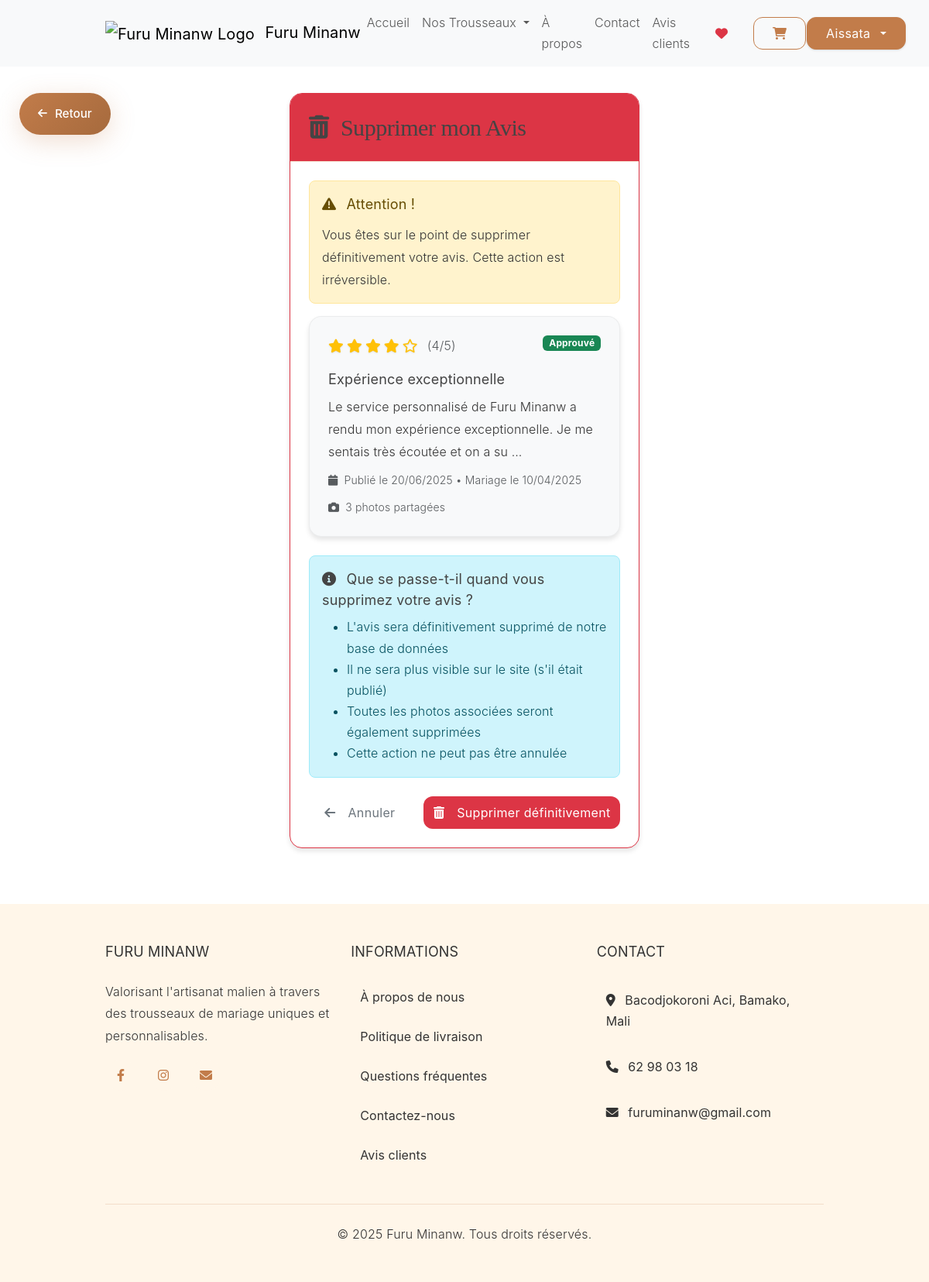
Screenshot of /compte/avis/1/supprimer/ (signed in) with the database file from the repository.
### utilisateurs/models.py (models this page shows, shortened)
class AvisClient(models.Model):
    STATUT_CHOICES = [
        ('en_attente', 'En attente de modération'),
        ('approuve', 'Approuvé'),
        ('rejete', 'Rejeté'),
    ]
    client = models.ForeignKey(User, on_delete=models.CASCADE, related_name='avis_donnes')
    note = models.IntegerField(
        validators=[MinValueValidator(1), MaxValueValidator(5)],
        verbose_name="Note (sur 5)"
    )
    titre = models.CharField(max_length=100, verbose_name="Titre de votre avis")
    contenu = models.TextField(
        max_length=500,
        verbose_name="Votre expérience",
        help_text="Partagez votre expérience (100-500 caractères)"
    )
    date_mariage = models.DateField(verbose_name="Date de votre mariage")
    statut = models.CharField(max_length=20, choices=STATUT_CHOICES, default='en_attente')
    afficher_accueil = models.BooleanField(default=False, verbose_name="Afficher sur la page d'accueil")
    commentaire_moderation = models.TextField(blank=True, verbose_name="Commentaire de modération")
    date_creation = models.DateTimeField(auto_now_add=True)
    date_modification = models.DateTimeField(auto_now=True)
    date_moderation = models.DateTimeField(null=True, blank=True)
    moderateur = models.ForeignKey(
        User,
        on_delete=models.SET_NULL,
        null=True,
        blank=True,
        related_name='avis_moderes'
    )
    class Meta:
        verbose_name = 'Avis client'
        verbose_name_plural = 'Avis clients'
        ordering = ['-date_creation']

### utilisateurs/views.py (the view)
# urls.py: path('avis/<int:avis_id>/supprimer/', views.supprimer_avis, name='supprimer_avis'),
@login_required
def supprimer_avis(request, avis_id):
    avis = get_object_or_404(AvisClient, id=avis_id, client=request.user)
    if request.method == 'POST':
        avis.delete()
        messages.success(request, 'Votre avis a été supprimé avec succès.')
        return redirect('utilisateurs:mes_avis')
    context = {
        'avis': avis,
        'titre': 'Supprimer mon Avis'
    }
    return render(request, 'utilisateurs/supprimer_avis.html', context)

### templates/utilisateurs/supprimer_avis.html (shortened to what this page needs)
{% extends 'base.html' %}
{% block content %}
<div class="container mt-4">
    <div class="row justify-content-center">
        <div class="col-md-6">
            <div class="card border-danger">
                <div class="card-header bg-danger text-white">
                    <h2 class="mb-0">
                        <i class="fas fa-trash-alt me-2"></i>
                        {{ titre }}
                    </h2>
                </div>
                <div class="card-body">
                    <div class="alert alert-warning">
                        <h5 class="alert-heading">
                            <i class="fas fa-exclamation-triangle me-2"></i>
                            Attention !
                        </h5>
                        <p class="mb-0">
                            Vous êtes sur le point de supprimer définitivement votre avis.
                            Cette action est irréversible.
                        </p>
                    </div>
                    <div class="card bg-light mb-4">
                        <div class="card-body">
                            <div class="d-flex justify-content-between align-items-start mb-2">
                                <div class="rating">
                                    {% for i in "12345" %}
                                        {% if forloop.counter <= avis.note %}
                                            <i class="fas fa-star text-warning"></i>
                                        {% else %}
                                            <i class="far fa-star text-warning"></i>
                                        {% endif %}
                                    {% endfor %}
                                    <span class="ms-2 text-muted">({{ avis.note }}/5)</span>
                                </div>
                                <span class="badge
                                    {% if avis.statut == 'en_attente' %}bg-warning text-dark
                                    {% elif avis.statut == 'approuve' %}bg-success
                                    {% else %}bg-danger{% endif %}">
                                    {{ avis.get_statut_display }}
                                </span>
                            </div>
                            <h6 class="mb-2">{{ avis.titre }}</h6>
                            <p class="mb-2">{{ avis.contenu|truncatewords:20 }}</p>
                            <small class="text-muted">
                                <i class="fas fa-calendar me-1"></i>
                                Publié le {{ avis.date_creation|date:"d/m/Y" }}
                                {% if avis.date_mariage %}
                                    • Mariage le {{ avis.date_mariage|date:"d/m/Y" }}
                                {% endif %}
                            </small>
                            {% if avis.photos.exists %}
                                <div class="mt-2">
                                    <small class="text-muted">
                                        <i class="fas fa-camera me-1"></i>
                                        {{ avis.photos.count }} photo{{ avis.photos.count|pluralize }} partagée{{ avis.photos.count|pluralize }}
                                    </small>
                                </div>
                            {% endif %}
                        </div>
                    </div>
                    <div class="alert alert-info">
                        <h6 class="mb-2">
                            <i class="fas fa-info-circle me-2"></i>
                            Que se passe-t-il quand vous supprimez votre avis ?
                        </h6>
                        <ul class="mb-0">
                            <li>L'avis sera définitivement supprimé de notre base de données</li>
                            <li>Il ne sera plus visible sur le site (s'il était publié)</li>
                            <li>Toutes les photos associées seront également supprimées</li>
                            <li>Cette action ne peut pas être annulée</li>
                        </ul>
                    </div>
                    <form method="post" class="mt-4">
                        <div class="d-grid gap-2 d-md-flex justify-content-md-end">
                            <a href="{% url 'utilisateurs:mes_avis' %}" class="btn btn-outline-secondary me-md-2">
                                <i class="fas fa-arrow-left me-2"></i>Annuler
                            </a>
                            <button type="submit" class="btn btn-danger"
                                    onclick="return confirm('Êtes-vous absolument certain de vouloir supprimer cet avis ? Cette action est irréversible.')">
                                <i class="fas fa-trash-alt me-2"></i>Supprimer définitivement
                            </button>
                        </div>
                    </form>
                </div>
            </div>
        </div>
    </div>
</div>
{% endblock %}

### templates/base.html (shortened to what this page needs)
<!DOCTYPE html>
<html lang="fr">
<head>
    <link href="https://cdn.jsdelivr.net/npm/bootstrap@5.3.0-alpha1/dist/css/bootstrap.min.css" rel="stylesheet">
    <link href="https://cdnjs.cloudflare.com/ajax/libs/font-awesome/6.0.0/css/all.min.css" rel="stylesheet">
    <link rel="stylesheet" href="https://cdn.jsdelivr.net/npm/swiper@11/swiper-bundle.min.css" />
    {% load static %}
    <link href="{% static 'css/style.css' %}" rel="stylesheet">
</head>
<body>
    {% if request.path != '/' %}
        <div class="animated-back-button-container">
            <button type="button" class="animated-back-button delayed-entrance" id="animatedBackButton" title="Retour à la page précédente">
                <i class="fas fa-arrow-left"></i>
                <span>Retour</span>
            </button>
        </div>
    {% endif %}
    <header>
        <nav class="navbar navbar-expand-lg navbar-light bg-light fixed-top">
            <div class="container">
                <a class="navbar-brand" href="{% url 'pages:accueil' %}">
                    <img src="{% static 'img/logo.png' %}" alt="Furu Minanw Logo" height="50" class="me-2">
                    <span class="brand-text">Furu Minanw</span>
                </a>
                <div class="collapse navbar-collapse" id="navbarMain">
                    <ul class="navbar-nav me-auto mb-2 mb-lg-0">
                        <li class="nav-item">
                            <a class="nav-link" href="{% url 'pages:accueil' %}">Accueil</a>
                        </li>
                        <li class="nav-item dropdown">
                            <a class="nav-link dropdown-toggle" href="#" id="navbarDropdown" role="button" data-bs-toggle="dropdown" aria-expanded="false">
                                Nos Trousseaux
                            </a>
                        </li>
                        <li class="nav-item">
                            <a class="nav-link" href="{% url 'pages:a_propos' %}">À propos</a>
                        </li>
                        <li class="nav-item">
                            <a class="nav-link" href="{% url 'pages:contact' %}">Contact</a>
                        </li>
                        <li class="nav-item">
                            <a class="nav-link" href="{% url 'pages:tous_les_avis' %}">Avis clients</a>
                        </li>
                    </ul>
                    <div class="d-flex align-items-center">
    {% if user.is_authenticated %}
        <a href="{% url 'produits:liste_favoris' %}" class="btn btn-outline-danger me-2 position-relative" title="Mes favoris">
            <i class="fas fa-heart"></i>
        </a>
    {% endif %}
    <a href="{% url 'commandes:panier' %}" class="btn btn-outline-primary position-relative" title="Voir le panier">
        <i class="fas fa-shopping-cart"></i>
    </a>
</div>
                        {% if user.is_authenticated %}
                            <div class="dropdown">
                                <button class="btn btn-primary dropdown-toggle header-btn" type="button" id="dropdownMenuButton" data-bs-toggle="dropdown" aria-expanded="false">
                                    {{ user.first_name|default:user.username }}
                                </button>
                            </div>
                        {% else %}
                            <a href="{% url 'utilisateurs:connexion' %}" class="btn btn-outline-secondary me-2 header-btn">Connexion</a>
                            <a href="{% url 'utilisateurs:inscription' %}" class="btn btn-primary header-btn">Inscription</a>
                        {% endif %}
                    </div>
                </div>
        </nav>
    </header>
    <div class="container mt-5 pt-4">
    </div>
    <main class="py-4">
        {% block content %}{% endblock %}
    </main>
    <footer class="footer mt-5 py-5" style="background-color: var(--color-accent);">
        <div class="container">
            <div class="row">
                <div class="col-md-4 mb-4 mb-md-0">
                    <h5 class="text-uppercase mb-4" style="color: var(--color-text);">Furu Minanw</h5>
                    <p style="color: var(--color-text);">Valorisant l'artisanat malien à travers des trousseaux de mariage uniques et personnalisables.</p>
                    <div class="social-icons mt-3">
                        <a href="{{ COMPANY_FACEBOOK }}" target="_blank" style="color: var(--color-primary);">
                            <i class="fab fa-facebook-f"></i>
                        </a>
                        <a href="{{ COMPANY_INSTAGRAM }}" target="_blank" style="color: var(--color-primary);">
                            <i class="fab fa-instagram"></i>
                        </a>
                        <a href="mailto:{{ COMPANY_EMAIL }}" style="color: var(--color-primary);">
                            <i class="fas fa-envelope"></i>
                        </a>
                    </div>
                </div>
                <div class="col-md-4 mb-4 mb-md-0">
                    <h5 class="text-uppercase mb-4" style="color: var(--color-text);">Informations</h5>
                    <ul class="list-unstyled">
                        <li class="mb-2">
                            <a href="{% url 'pages:a_propos' %}" class="footer-link text-decoration-none" style="color: var(--color-text);">
                                À propos de nous
                            </a>
                        </li>
                        <li class="mb-2">
                            <a href="{% url 'pages:livraison' %}" class="footer-link text-decoration-none" style="color: var(--color-text);">
                                Politique de livraison
                            </a>
                        </li>
                        <li class="mb-2">
                            <a href="{% url 'pages:faq' %}" class="footer-link text-decoration-none" style="color: var(--color-text);">
                                Questions fréquentes
                            </a>
                        </li>
                        <li class="mb-2">
                            <a href="{% url 'pages:contact' %}" class="footer-link text-decoration-none" style="color: var(--color-text);">
                                Contactez-nous
                            </a>
                        </li>
                        <li class="mb-2">
                            <a href="{% url 'pages:tous_les_avis' %}" class="footer-link text-decoration-none" style="color: var(--color-text);">
                                Avis clients
                            </a>
                        </li>
                    </ul>
                </div>
                <div class="col-md-4">
                    <h5 class="text-uppercase mb-4" style="color: var(--color-text);">Contact</h5>
                    <ul class="list-unstyled">
                        <li class="mb-2">
                            <a href="{{ COMPANY_MAPS_URL }}" target="_blank" class="footer-contact-item text-decoration-none" style="color: var(--color-text);">
                                <i class="fas fa-map-marker-alt me-2"></i> {{ COMPANY_ADDRESS }}, {{ COMPANY_CITY }}, {{ COMPANY_COUNTRY }}
                            </a>
                        </li>
                        <li class="mb-2">
                            <a href="{{ COMPANY_PHONE_LINK }}" class="footer-contact-item text-decoration-none" style="color: var(--color-text);">
                                <i class="fas fa-phone me-2"></i> {{ COMPANY_PHONE }}
                            </a>
                        </li>
                        <li class="mb-2">
                            <a href="mailto:{{ COMPANY_EMAIL }}" class="footer-contact-item text-decoration-none" style="color: var(--color-text);">
                                <i class="fas fa-envelope me-2"></i> {{ COMPANY_EMAIL }}
                            </a>
                        </li>
                    </ul>
                </div>
            </div>
            <hr class="mt-4 mb-4" style="border-color: var(--color-primary); opacity: 0.2;">
            <div class="row">
                <div class="col-md-12 text-center">
                    <p class="mb-0" style="color: var(--color-text);">&copy; {% now "Y" %} Furu Minanw. Tous droits réservés.</p>
                </div>
            </div>
        </div>
    </footer>
</body>
</html>

### rows the page displays
AvisClient: note "4", statut "Approuvé", titre "Expérience exceptionnelle", contenu "Le service personnalisé de Furu Minanw a rendu mon expérience exceptionnelle. Je me sentais très écoutée et on a su …", date_creation "20/06/2025", date_mariage "10/04/2025", photos.count "3"

### other values shown
{{ user.first_name|default:user.username }} "Aissata"
{{ titre }} "Supprimer mon Avis"
{{ COMPANY_ADDRESS }} "Bacodjokoroni Aci"
{{ COMPANY_CITY }} "Bamako"
{{ COMPANY_COUNTRY }} "Mali"
{{ COMPANY_PHONE }} "62 98 03 18"
{{ COMPANY_EMAIL }} "furuminanw@gmail.com"
